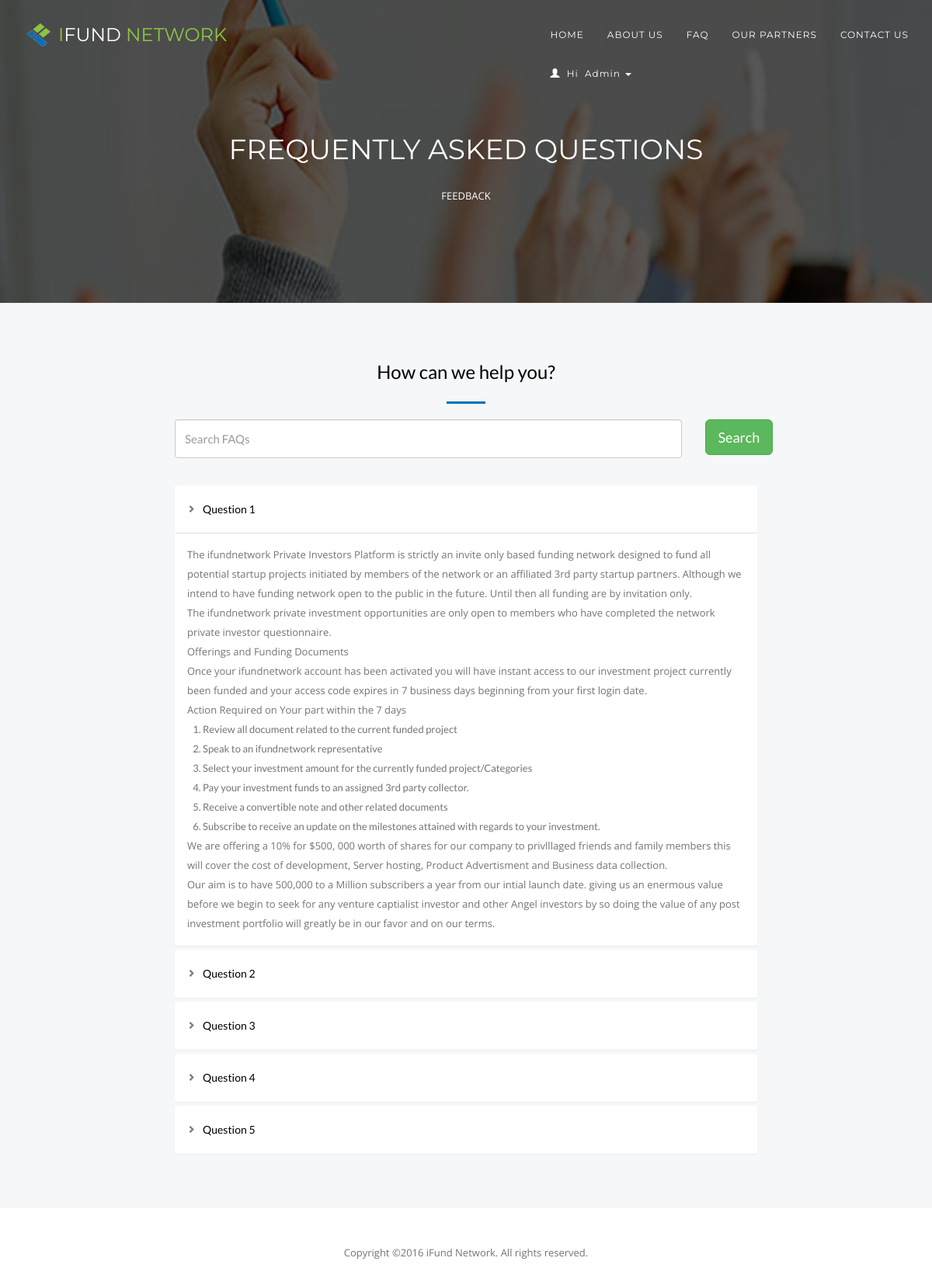
/faq.php (signed in), run on the app's committed database.
### tables this page shows
CREATE TABLE `faq_page` (
  `id` int(3) NOT NULL,
  `faq_bg_image` varchar(50) NOT NULL,
  `faq_main_title` varchar(100) NOT NULL,
  `faq_sub_title` varchar(100) NOT NULL
);

CREATE TABLE `faq` (
  `faq_id` int(11) NOT NULL,
  `faq_question` varchar(200) DEFAULT NULL,
  `faq_ans` text
);

### faq.php (the view, shortened to what this page needs)
<?php
include 'includes/db_config.php';
?>
<!DOCTYPE html>
<html lang="en">
<head>
    <link rel="stylesheet" href="assets/css/core/bootstrap.min.css">
    <link rel="stylesheet" href="assets/css/core/animate.min.css">
    <link rel="stylesheet" href="assets/css/main/main.min.css">
    <link rel="stylesheet" href="assets/css/magnific/magic.min.css">
    <link rel="stylesheet" href="assets/css/magnific/magnific-popup.css">
    <link rel="stylesheet" href="assets/css/magnific/magnific-popup-zoom-gallery.css">
    <link rel="stylesheet" href="assets/css/owl-carousel/owl.carousel.css">
    <link rel="stylesheet" href="assets/css/owl-carousel/owl.theme.css">
    <link rel="stylesheet" href="assets/css/owl-carousel/owl.transitions.css">
    <link rel="stylesheet" href="assets/css/color/pasific.css">
    <link rel="stylesheet" href="assets/css/icon/font-awesome.css">
    <link rel="stylesheet" href="assets/css/icon/et-line-font.css">
</head>
<body id="topPage" data-spy="scroll" data-target=".navbar" data-offset="100">
    <nav class="index navbar navbar-pasific navbar-mp megamenu navbar-fixed-top">
        <div class="container-fluid">
            <div class="navbar-header">
                <a class="navbar-brand page-scroll" href="#page-top"> <img src="assets/img/logo/logo-default.png" alt="logo"> <span style="color:#8cc63f;">i</span>Fund <span style="color:#8cc63f;">Network</span> </a>
            </div>
            <div class="navbar-collapse collapse navbar-main-collapse">
<?php
if(isset($_SESSION['username']))
{ ?>
			   <ul class="nav navbar-nav">
                    <li><a href="reg_user.php">Home </a></li>
					<li><a href="about_us.php">About Us </a></li>
					<li><a href="faq.php">FAQ </a></li>
					<li><a href="partner.php">Our Partners </a></li>
                    <li><a href="contact_us.php">Contact Us </a></li>
                </ul>
				<ul class="nav navbar-nav navbar-right text-capitalize">
                    <li class="dropdown text-capitalize"><a href="#" class="dropdown-toggle" data-toggle="dropdown"><span class="glyphicon glyphicon-user"> </span>&nbsp;&nbsp;Hi&nbsp;&nbsp;<?php echo $_SESSION['username']; ?> <b class="caret"></b></a>
                    </li>
                </ul>
<?php
} ?>
            </div>
        </div>
    </nav>
    <?php
	$query = "select * from faq_page";
	$result = mysqli_query($conn, $query);
	$record = mysqli_fetch_array($result);
	?>
    <header class="pt100 pb100 parallax-window-2" data-parallax="scroll" data-speed="0.5" data-image-src="assets/img/bg/<?php echo $record['faq_bg_image']?>" data-positionY="1000">
        <div class="intro-body text-center">
            <div class="container">
                <div class="row">
                    <div class="col-md-12 pt50">
                        <h1 class="brand-heading font-montserrat text-uppercase color-light" data-in-effect="fadeInDown"><?php echo $record['faq_main_title']?></h1>
                        <p class="intro-text color-light text-open-sans text-uppercase" data-in-effect="swing"><?php echo $record['faq_sub_title']?></p>
                    </div>
                </div>
            </div>
        </div>
    </header>
    <div id="faqs" class="bg-gray pt50 pb20 bt-solid-1">
        <div class="container">
            <div class="row">
                <div class="container">
                    <div class="row" style="text-align:center";>
                        <h3 class="text-center mb20">How can we help you?<br/><hr class="heading-solid"/></h3>
							<div class="col-md-7 col-md-offset-2 col">
							<input type="text" class="form-control" id="searchquery" name="search" placeholder="Search FAQs">
							</div>
							<div class="col-md-1">
							<input type="submit" class="btn btn-lg btn-success" value="Search" id="faqsearch">
							</div>
                    </div>
                </div>
            </div>
            <div class="row mt35">
                <div class="col-md-8 col-md-offset-2 col-sm-8 col-sm-offset-2 col-xs-8 col-xs-offset-2 mb30">
                    <div class="panel-group" id="accordion5">
					<?php
						$query = "select * from faq";
						$result = mysqli_query($conn, $query);
						$i=0;
							while($row = mysqli_fetch_array($result))
							{
								if($i==0)
								{
								?>
                        <div class="panel">
                            <div class="panel-heading"> <a href="#<?php echo $row['faq_id']?>" class="font-black collapsed accordian-toggle-chevron-left" data-toggle="collapse" data-parent="#accordion5"><?php echo $row['faq_question']?></a>
                            </div>
                            <div id="<?php echo $row['faq_id']?>" class="panel-collapse collapse in active">
                                <div class="panel-body">
								<?php echo $row['faq_ans']?>
								</div>
                            </div>
                        </div>
						<?php
						}
						else
						{
						?>
                        <div class="panel">
                            <div class="panel-heading"> <a href="#<?php echo $row['faq_id']?>" class="font-black collapsed accordian-toggle-chevron-left" data-toggle="collapse" data-parent="#accordion5"><?php echo $row['faq_question']?></a>
                            </div>
                        </div>
						<?php
						}
						$i++;
						}
						?>
                    </div>
                </div>
            </div>
        </div>
    </div>
	<div id="footer" class="footer-two pt20">
        <div class="container-fluid">
            <div class="container">
                <div class="row">
                    <div class="col-md-12 col-sm-12 col-xs-12 text-center">
                        <p>Copyright &copy;2016 <a href="#">iFund Network</a>. All rights reserved.</p>
                    </div>
                </div>
            </div>
        </div>
	</div>
</body>
</html>

### data on the page
faq_page: faq_main_title "FREQUENTLY ASKED QUESTIONS", faq_sub_title "FEEDBACK"
faq: faq_question "Question 1", faq_ans "The ifundnetwork Private Investors Platform is strictly an invite only based funding network designed to fund all potential startup projects initiated by members of the network or an affiliated 3rd party startup partners. Although we intend to have funding network open to the public in the future. Until then all funding are by invitation only. The ifundnetwork private investment opportunities are only open to members who have completed the network private investor questionnaire. Offerings and Funding Documents Once your ifundnetwork account has been activated you will have instant access to our investment project currently been funded and your access code expires in 7 business days…"
faq: faq_question "Question 2"
faq: faq_question "Question 3"
faq: faq_question "Question 4"
faq: faq_question "Question 5"

### other printed values
$_SESSION['username'] "Admin"
